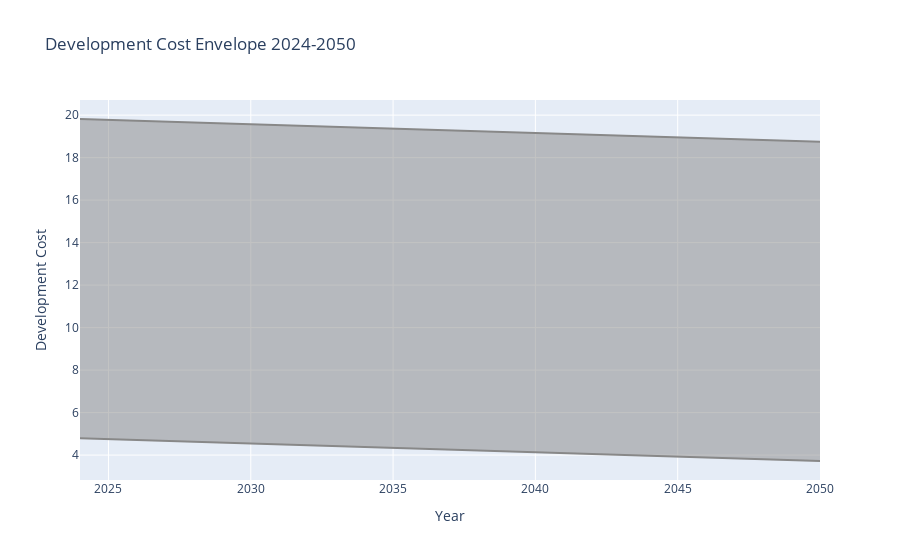

Notebook source saved alongside this figure:
### Code cell
import pandas as pd
import plotly.graph_objects as go

# Assuming your dataframe is named 'final_cost_df'
# We need to work with the 'dev_cost' category.
dev_cost_df = final_cost_df[final_cost_df['category'] == 'dev_cost']

# Extract columns, assuming they're integers representing years and not strings.
year_columns = [col for col in dev_cost_df.columns if isinstance(col, int)]

# If for some reason we couldn't find the year columns above, it might be because they're not integers.
# We will then try excluding known non-year columns.
if not year_columns:
    known_non_year_columns = ['country', 'category']
    year_columns = [col for col in dev_cost_df.columns if col not in known_non_year_columns]

# Calculate the minimum and maximum costs per year.
min_costs = dev_cost_df[year_columns].min()
max_costs = dev_cost_df[year_columns].max()

# Create the envelope chart.
fig = go.Figure()

# Upper boundary of the envelope.
fig.add_trace(
    go.Scatter(
        x=year_columns,
        y=max_costs,
        line=dict(color='#888888'),
        mode='lines',
        name='Max Cost',
        fill=None
    )
)

# Lower boundary and fill the area in-between.
fig.add_trace(
    go.Scatter(
        x=year_columns,
        y=min_costs,
        line=dict(color='#888888'),
        mode='lines',
        name='Min Cost',
        fill='tonexty',  # Fills the area between the 'Max Cost' and 'Min Cost'.
    )
)

# Enhance layout and design.
fig.update_layout(
    title='Development Cost Envelope 2024-2050',
    xaxis_title='Year',
    yaxis_title='Development Cost',
    showlegend=False
)

# Show the figure.
fig.show()

### Figure 1 — Plotly figure (JSON) as saved in the notebook; plotly's stock layout.template omitted (floating-point values rounded to 4 significant figures)
{"data": [{"line": {"color": "#888888"}, "mode": "lines", "name": "Max Cost", "type": "scatter", "x": [2024, 2025, 2026, 2027, 2028, 2029, 2030, 2031, 2032, 2033, 2034, 2035, 2036, 2037, 2038, 2039, 2040, 2041, 2042, 2043, 2044, 2045, 2046, 2047, 2048, 2049, 2050], "y": [19.82, 19.78, 19.74, 19.7, 19.65, 19.61, 19.57, 19.53, 19.49, 19.45, 19.41, 19.37, 19.33, 19.29, 19.24, 19.2, 19.16, 19.12, 19.08, 19.04, 19.0, 18.96, 18.92, 18.88, 18.83, 18.79, 18.75]}, {"fill": "tonexty", "line": {"color": "#888888"}, "mode": "lines", "name": "Min Cost", "type": "scatter", "x": [2024, 2025, 2026, 2027, 2028, 2029, 2030, 2031, 2032, 2033, 2034, 2035, 2036, 2037, 2038, 2039, 2040, 2041, 2042, 2043, 2044, 2045, 2046, 2047, 2048, 2049, 2050], "y": [4.788, 4.747, 4.706, 4.665, 4.624, 4.583, 4.542, 4.501, 4.46, 4.419, 4.378, 4.337, 4.296, 4.255, 4.214, 4.173, 4.132, 4.091, 4.05, 4.009, 3.968, 3.927, 3.886, 3.845, 3.804, 3.763, 3.722]}], "layout": {"showlegend": false, "title": {"text": "Development Cost Envelope 2024-2050"}, "xaxis": {"title": {"text": "Year"}}, "yaxis": {"title": {"text": "Development Cost"}}}}
